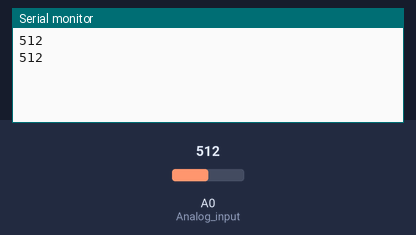
Recording of a sketch running on a simulated Arduino Uno, built with avr-gcc and run on an emulated ATmega328P. On the bench: the last lines printed to the serial monitor. The inputs (shaded band) are chosen by the test bench; at power-on: A0 (Analog_input) = 512.

Above: at 1.8 s.
1.9 s: A0 (Analog_input) set to 716
At 2.5 s:
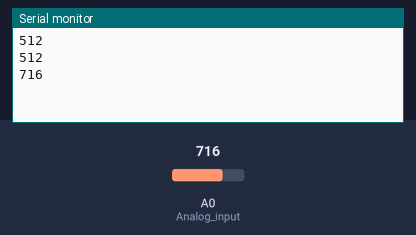
3.4 s: A0 (Analog_input) set to 900
At 4.8 s:
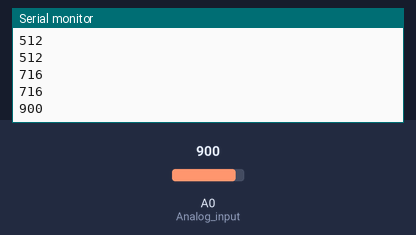
Timing chart, 0 to 6.4 s (numbered marks = the images above; inputs shaded):
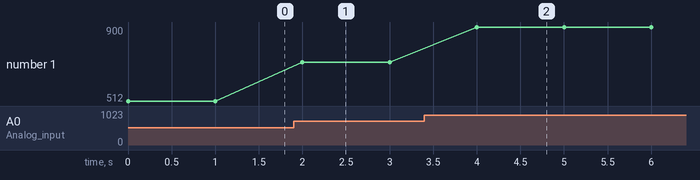

Measured:
- after the input at 1.9 s, the serial monitor: prints a new line after 0.10 s (image 1)
- after the input at 3.4 s, the serial monitor: prints a new line after 0.60 s (image 2)
- plotted number 1: 512 → 716 after the input at 1.9 s, 716 → 900 after the input at 3.4 s

The sketch:

SerialESP.ino
```cpp
// Declaration and initialization of the input pin
int Analog_input = A0; // X-axis-signal
void setup ()
{
  pinMode(Analog_input, INPUT);
  Serial.begin (9600); // Serielle output with 9600 bps
}
// The program reads the current value of the input pins
// and output it via serial out
void loop ()
{
  int Analog;
  int Digital;

  // Current value will be read and converted to the voltage
  char buffer[50];
  Analog = analogRead(Analog_input);
  sprintf(buffer, "%d", Analog);
  Serial.println(buffer);

  //Serial.write(String(Analog));
  //Serial.print("x");

  delay (1000);
}
```
